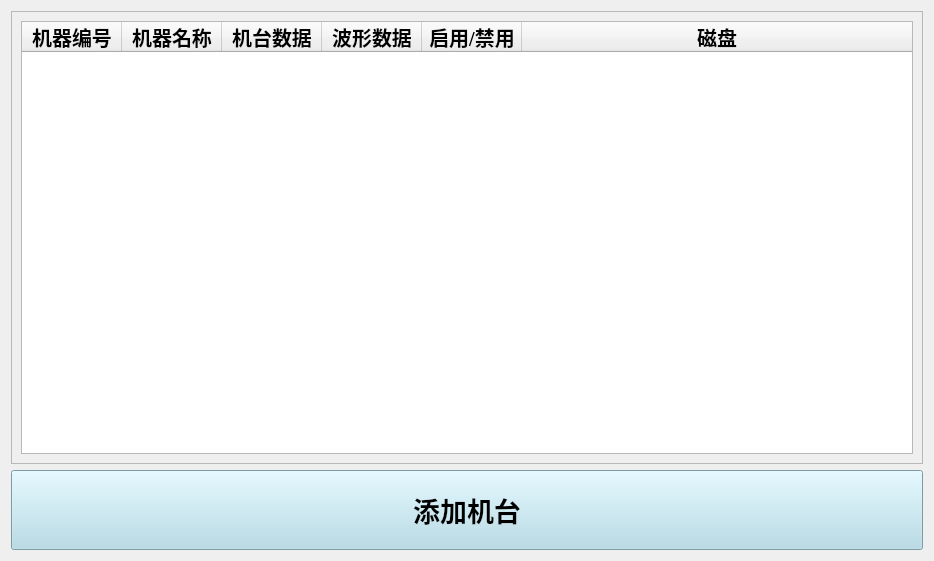
<?xml version="1.0" encoding="UTF-8"?>
<ui version="4.0">
 <class>allMachineWindow</class>
 <widget class="QWidget" name="allMachineWindow">
  <property name="geometry">
   <rect>
    <x>0</x>
    <y>0</y>
    <width>934</width>
    <height>561</height>
   </rect>
  </property>
  <property name="windowTitle">
   <string>Form</string>
  </property>
  <layout class="QGridLayout" name="gridLayout_2">
   <item row="0" column="0">
    <layout class="QVBoxLayout" name="verticalLayout">
     <item>
      <widget class="QScrollArea" name="scrollArea">
       <property name="widgetResizable">
        <bool>true</bool>
       </property>
       <widget class="QWidget" name="scrollAreaWidgetContents">
        <property name="geometry">
         <rect>
          <x>0</x>
          <y>0</y>
          <width>912</width>
          <height>453</height>
         </rect>
        </property>
        <layout class="QGridLayout" name="gridLayout">
         <item row="0" column="0">
          <widget class="QTableWidget" name="tableWidget">
           <property name="font">
            <font>
             <family>Times New Roman</family>
            </font>
           </property>
           <property name="styleSheet">
            <string notr="true">QHeaderView::section { color: black; font-family: &quot;微软雅黑 Light&quot;; font-weight: bold; font-size: 20px; height: 30px}
QTableWidget{selection-background-color:lightblue}

</string>
           </property>
           <attribute name="horizontalHeaderStretchLastSection">
            <bool>true</bool>
           </attribute>
           <attribute name="verticalHeaderDefaultSectionSize">
            <number>40</number>
           </attribute>
           <column>
            <property name="text">
             <string>机器编号</string>
            </property>
           </column>
           <column>
            <property name="text">
             <string>机器名称</string>
            </property>
           </column>
           <column>
            <property name="text">
             <string>机台数据</string>
            </property>
           </column>
           <column>
            <property name="text">
             <string>波形数据</string>
            </property>
           </column>
           <column>
            <property name="text">
             <string>启用/禁用</string>
            </property>
           </column>
           <column>
            <property name="text">
             <string>磁盘</string>
            </property>
           </column>
          </widget>
         </item>
        </layout>
       </widget>
      </widget>
     </item>
     <item>
      <widget class="QPushButton" name="pushButton">
       <property name="minimumSize">
        <size>
         <width>0</width>
         <height>80</height>
        </size>
       </property>
       <property name="font">
        <font>
         <family>Microsoft New Tai Lue</family>
         <pointsize>20</pointsize>
         <weight>75</weight>
         <bold>true</bold>
        </font>
       </property>
       <property name="styleSheet">
        <string notr="true">background:lightblue</string>
       </property>
       <property name="text">
        <string>添加机台</string>
       </property>
      </widget>
     </item>
    </layout>
   </item>
  </layout>
 </widget>
 <resources/>
 <connections/>
</ui>
